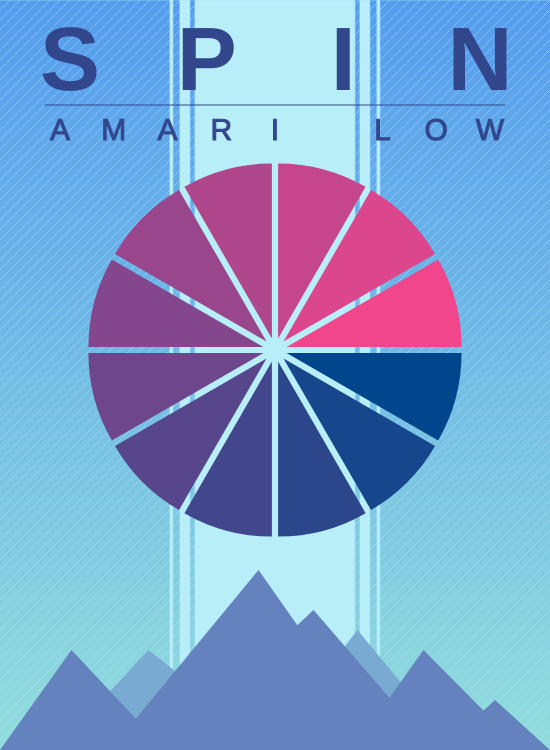
Frame 1 (no input)
Frame 60 (no input): identical to frame 1, image omitted
Frame 120 (the mouse pressed at the canvas centre since frame 60): identical to frame 1, image omitted

The p5.js sketch that drew this single still picture (run headless with seeded random() and noise() and a simulated clock; from frame 60 on, the mouse is pressed at the canvas centre):

// p5.js sketch
// ── sketch.js
var title = "Spin";
var author = "Amari Low";
var col1;
var col2;
var wheelCentre = [275, 350];
var wheelDiam = 350;
var axleRad = 12;

function spaceText(mytext, sideSpacing, topSpacing) {
  var leftSpacing = sideSpacing;
  var rightSpacing = width - sideSpacing;
  var charSpace = (rightSpacing - leftSpacing) / (mytext.length - 1);
  for (var i = 0; i < mytext.length; i++) {
    text(mytext[i].toUpperCase(), leftSpacing + i * charSpace, topSpacing);
  }
}

function setup() {
  createCanvas(550, 750);
  col1 = color(66, 134, 244);
  col2 = color(146, 221, 219);

}

function draw() {
  background(col2);
  for (var i = 0; i < height; i++) {
    stroke(lerpColor(col1, col2, i / height));
    line(0, i + 1, width, i + 1);
  }

  //lines

  for (var i = 0; i < height * 2; i++) {
    strokeWeight(1);
    stroke('rgba(168, 226, 255,0.5)');
    line(0, i * 10, i * 10, 0);
  }

  //beam
  fill(183, 238, 247);
  rect(width / 2 - 80, 0, 160, height);
  rect(width / 2 - 95, 0, 10, height);
  rect(width / 2 + 85, 0, 10, height);
  rect(width / 2 - 105, 0, 3, height);
  rect(width / 2 + 102, 0, 3, height);

  //mountains

  noStroke();

  fill(120, 170, 210);
  triangle(width * 0.1, height, width * 0.27, height - 100, width * 0.5, height);
  triangle(width * 0.48, height, width * 0.65, height - 120, width * 0.83, height);

  fill(100, 130, 190);
  triangle(0, height, width * 0.13, height - 100, width * 0.3, height);
  triangle(width * 0.2, height, width * 0.47, height - 180, width * 0.7, height);
  triangle(width * 0.3, height, width * 0.57, height - 140, width * 0.79, height);
  triangle(width * 0.64, height, width * 0.77, height - 100, width * 0.95, height);
  triangle(width * 0.8, height, width * 0.9, height - 50, width, height);


  //text


  fill(50, 70, 140);
  textAlign(CENTER);
  textFont("Helvetica");
  textStyle(BOLD);
  textSize(90);

  spaceText(title, 70, 90);
  
  stroke(50,70, 140);
  line(45, 105, width-45, 105);

  //fill(30, 50, 100);
  textStyle(NORMAL);
  textSize(30);
  spaceText(author, 60, 140);

  //wheel

  for (var i = 0; i < 12; i++) {
    fill(22 * i, 70, 140);
    noStroke();
    var angle = (2 * i + 1) * PI / 12;
    var displace = [Math.cos(angle) * axleRad, Math.sin(angle) * axleRad];
    arc(wheelCentre[0] + displace[0], wheelCentre[1] + displace[1], wheelDiam, wheelDiam, i * PI / 6, (i + 1) * PI / 6);
  }

}

function mouseClicked() {
  console.log(mouseX + "," + mouseY);
}
